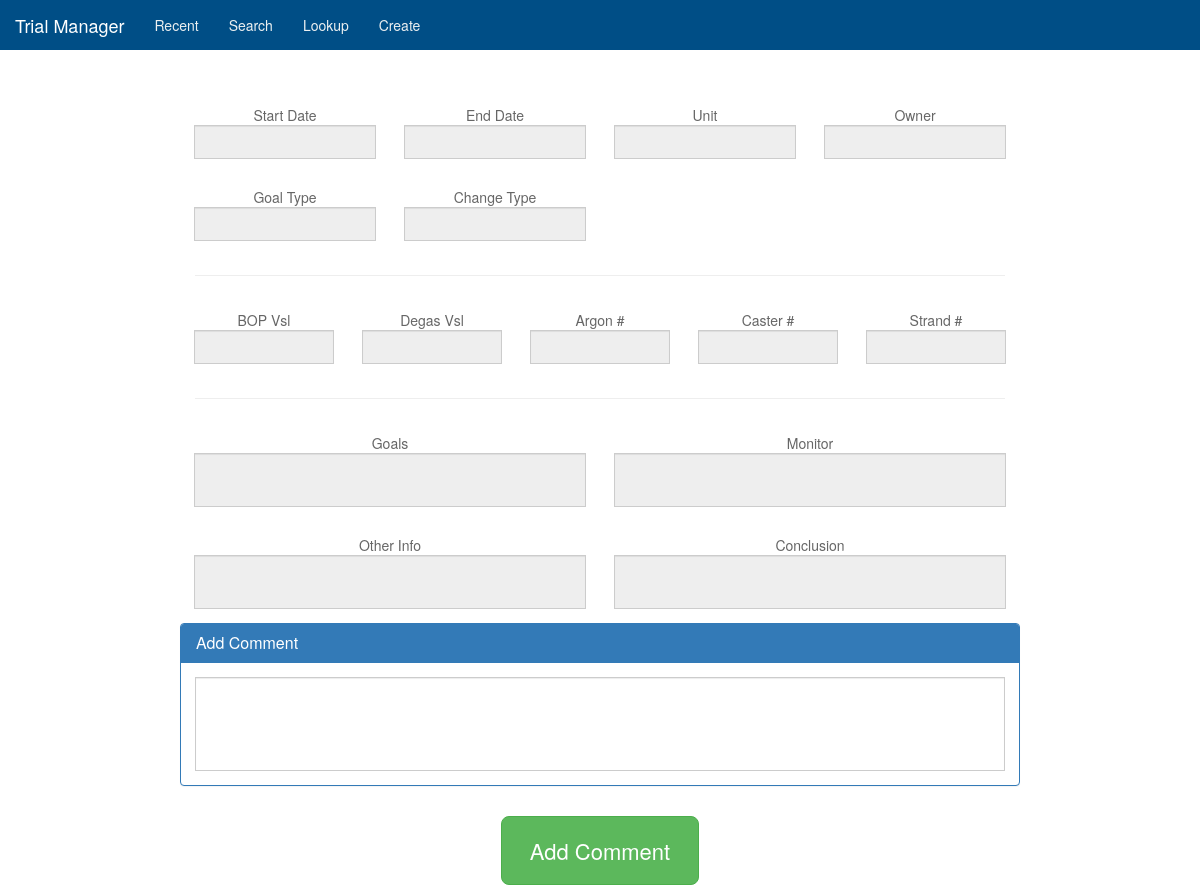
/page/comment/page.php, run on the app's committed database.
### tables this page shows
CREATE TABLE `param_input` (
  `name_id` varchar(100) NOT NULL,
  `html_type` varchar(20) NOT NULL,
  `title` varchar(100) NOT NULL,
  `title_short` varchar(100) DEFAULT NULL,
  `tooltip_info` varchar(200) DEFAULT NULL,
  `tooltip_search` varchar(200) DEFAULT NULL
);

### module/info/dist/c_createInput.php (the view, shortened to what this page needs)
<?php
	function create_input($inputName, $value, $writeType) {
		$server = getenv('server');
		$userWR = getenv('userWR');
		$passWR = getenv('passWR');
		$db = getenv('db');
		$html = '';
		$conn = new mysqli($server, $userWR, $passWR, $db);
		$sql = "
			select html_type, title, title_short, tooltip_info
			from param_input
			where name_id = '" . $inputName . "'
		";
		$result = $conn->query($sql);
		$row = $result->fetch_assoc();
		$html_type = $row["html_type"];
		$title = $row["title"];
		$title_short = $row["title_short"];
		if ($title_short === null) {
			$title_short = $title;
		}
		if ($writeType === 'readonly') {
			if ($html_type === 'textarea') {
				$html .=
					'<span class="elem-title hidden-xs">' . $title . '</span>' .
					'<span class="elem-title visible-xs" style="font-size:0.9em;">' . $title_short . '</span>' .
					'<textarea class="form-control" readonly>' . $value . '</textarea>' .
					'<span></span>';
			} else {
				$html .=
					'<span class="elem-title hidden-xs">' . $title . '</span>' .
					'<span class="elem-title visible-xs" style="font-size:0.9em;">' . $title_short . '</span>' .
					'<input class="form-control" type="text" readonly value="' . $value . '">' .
					'<span></span>';
			}
			return $html;
		}
		return $html;
	}
?>

### page/comment/page.php (shortened to what this page needs)
<!DOCTYPE html>
<html lang="en">
  <head>
    <?php
      create_html_head();
    ?>
  </head>
  <body>
    <?php
      create_nav_bar();
    ?>
    <div class="l-body">
      <?php
        require(SERVER_ROOT . '/module/comment_add/module.php');
        create_info('readonly', $pageType, $seq);
        create_comment_add('write', $pageType);
      ?>
		  <div class="p_comment">
        <div class="c_submitBtn">
          <button type="button" class="btn btn-xlarge btn-success">Add Comment</button>
        </div>
      </div>
    </div>
    <?php
      create_html_foot();
    ?>
  </body>
</html>

### module/html_head/module.php (shortened to what this page needs)
<?php
	function create_html_head() {
?>
<link href="<?php echo WEB_ROOT . "/plugin/bootstrap/css/bootstrap.min.css"; ?>" rel="stylesheet">
<link href="<?php echo WEB_ROOT . "/css/dist/style.min.css"; ?>" rel="stylesheet">
<link rel="stylesheet" media="screen" href="<?php echo WEB_ROOT . "/plugin/handsontable/handsontable.full.css"; ?>">
<?php
	}
?>

### module/nav_bar/module.php (shortened to what this page needs)
<?php
  function create_nav_bar() {
?>
<link rel="stylesheet" media="screen" href="<?php echo WEB_ROOT . "/module/nav_bar/dist/style.css"; ?>">
<nav class="m_nav_bar navbar navbar-inverse navbar-fixed-top">
  <div class="navbar-header">
    <a class="navbar-brand" href="<?php echo WEB_ROOT . "/"; ?>">Trial Manager</a>
  </div>
  <div id="navbar" class="navbar-collapse collapse">
    <ul class="nav navbar-nav">
      <li class="recent"><a href="<?php echo WEB_ROOT . "/recent"; ?>">Recent</a></li>
      <li class="search"><a href="<?php echo WEB_ROOT . "/search"; ?>">Search</a></li>
      <li class="lookup"><a href="<?php echo WEB_ROOT . "/lookup"; ?>">Lookup</a></li>
      <li class="create"><a href="<?php echo WEB_ROOT . "/create"; ?>">Create</a></li>
    </ul>
  </div>
</nav>
<?php
  }
?>

### module/info/module.php (shortened to what this page needs)
<?php
	function create_info($writeType, $pageType, $seq = null) {
		include(SERVER_ROOT . '/module/info/dist/c_createInput.php');
		$server = getenv('server');
		$userWR = getenv('userWR');
		$passWR = getenv('passWR');
		$db = getenv('db');
		if ($seq !== null) {
			$conn = new mysqli($server, $userWR, $passWR, $db);
			if ($conn->connect_error) {
			  die("Connection failed: " . $conn->connect_error);
			}
			if ($pageType === 'trial') {
				$sql = "
					select
						name, start_dt, end_dt, proc_chg_num, twi_num, owner,
						unit, goal_type, change_type, bop_vsl, degas_vsl, argon_station,
						caster_num, strand_num, comment_goal, comment_monitor,
						comment_general, comment_conclusion
					from trial
					where trial_seq = " . $seq . "
					";
			} else if ($pageType === 'group') {
				$sql = "
					select
						name, start_dt, end_dt, owner,
						unit, goal_type, change_type, bop_vsl, degas_vsl, argon_station,
						caster_num, strand_num, comment_goal, comment_monitor,
						comment_general, comment_conclusion
					from trial_group
					where group_seq = " . $seq . "
					";
			}
			$result = $conn->query($sql);
			if ($result->num_rows > 0) {
				$row = $result->fetch_assoc();
				$name = $row["name"];
				$startDate = date_format(date_create($row["start_dt"]), "n/j/Y G:i");
				$endDate = date_format(date_create($row["end_dt"]), "n/j/Y G:i");
				$processChange = $row["proc_chg_num"];
				$twi = $row["twi_num"];
				$owner = $row["owner"];
				$unit = $row["unit"];
				$goalType = $row["goal_type"];
				$changeType = $row["change_type"];
				$bopVsl = $row["bop_vsl"];
				$degasVsl = $row["degas_vsl"];
				$argonNum = $row["argon_station"];
				$casterNum = $row["caster_num"];
				$strandNum = $row["strand_num"];
				$goalText = $row["comment_goal"];
				$monitorText = $row["comment_monitor"];
				$otherInfoText = $row["comment_general"];
				$conclusionText = $row["comment_conclusion"];
			} else {
				$html = '<span class="glyphicon glyphicon-ban-circle" aria-hidden="true" style="font-size:15em;"></span>';
				if ($pageType === 'trial') {
					$html .= "<h1>" . $notFoundMsg . "</h1>";
				} else if ($pageType === 'group') {
					$html .= "<h1>" . $notFoundMsg . "</h1>";
				}
				echo $html;
				return;
			}
		} else {
			$name = "";
			$startDate = "";
			$endDate = "";
			$owner = "";
			$unit = "";
			$goalType = "";
			$changeType = "";
			$bopVsl = "";
			$degasVsl = "";
			$argonNum = "";
			$casterNum = "";
			$strandNum = "";
			$goalText = "";
			$monitorText = "";
			$otherInfoText = "";
			$conclusionText = "";
		}
		$html_name = create_input('name', $name, $writeType);
		$html_startDate = create_input('start_dt', $startDate, $writeType);
		$html_endDate = create_input('end_dt', $endDate, $writeType);
	  $html_unit = create_input('unit', $unit, $writeType);
		$html_owner = create_input('owner', $owner, $writeType);
	  $html_goalType = create_input('goal_type', $goalType, $writeType);
	  $html_changeType = create_input('change_type', $changeType, $writeType);
	  $html_bopVsl = create_input('bop_vsl', $bopVsl, $writeType);
	  $html_degasVsl = create_input('degas_vsl', $degasVsl, $writeType);
	  $html_argonNum = create_input('argon_num', $argonNum, $writeType);
	  $html_casterNum = create_input('caster_num', $casterNum, $writeType);
	  $html_strandNum = create_input('strand_num', $strandNum, $writeType);
	  $html_goalText = create_input('comment_goal', $goalText, $writeType);
	  $html_monitorText = create_input('comment_monitor', $monitorText, $writeType);
	  $html_otherInfoText = create_input('comment_general', $otherInfoText, $writeType);
	  $html_conclusionText = create_input('comment_conclusion', $conclusionText, $writeType);
?>
<link rel="stylesheet" media="screen" href="<?php echo WEB_ROOT . "/module/info/dist/style.min.css"; ?>">
<div class="container noPad-xs">
	<div class="<?php echo $moduleClass; ?>">
		<div class="panel-heading">
	  </div>
	  <div class="container form-inline noPad-xs">
			<div class="row noPad-xs" style="margin:0;">
		  	<div class="col-sm-3 col-xs-6 fullPad-sm halfPad-xs">
				  <div class="startDate input-group required">
			    	<?php echo $html_startDate; ?>
				  </div>
				</div>
			  <div class="col-sm-3 col-xs-6 fullPad-sm halfPad-xs">
				  <div class="endDate input-group required">
			    	<?php echo $html_endDate; ?>
				  </div>
				</div>
			  <div class="col-sm-3 col-xs-4 fullPad-sm halfPad-xs">
				  <div class="unit input-group required">
			    	<?php echo $html_unit; ?>
					</div>
				</div>
			  <div class="col-sm-3 col-xs-4 fullPad-sm halfPad-xs">
				  <div class="owner input-group required">
			    	<?php echo $html_owner; ?>
				  </div>
				</div>
			  <div class="col-sm-3 col-xs-4 fullPad-sm halfPad-xs">
				  <div class="goalType input-group">
			    	<?php echo $html_goalType; ?>
				  </div>
				</div>
			  <div class="col-sm-3 col-xs-4 fullPad-sm halfPad-xs">
				  <div class="changeType input-group">
			    	<?php echo $html_changeType; ?>
				  </div>
				</div>
			</div>
			<div class="col-xs-12"><hr></div>
			<div class="row noPad-xs" style="margin:0;">
				<div class="col15-sm-3 col15-xs-3 fullPad-sm halfPad-xs">
					<div class="bopVsl input-group">
			    	<?php echo $html_bopVsl; ?>
				  </div>
				</div>
				<div class="col15-sm-3 col15-xs-3 fullPad-sm halfPad-xs">
				  <div class="degasVsl input-group">
			    	<?php echo $html_degasVsl; ?>
				  </div>
				</div>
				<div class="col15-sm-3 col15-xs-3 fullPad-sm halfPad-xs">
				  <div class="argonNum input-group">
			    	<?php echo $html_argonNum; ?>
					</div>
				</div>
				<div class="col15-sm-3 col15-xs-3 fullPad-sm halfPad-xs">
				  <div class="casterNum input-group">
			    	<?php echo $html_casterNum; ?>
					</div>
				</div>
				<div class="col15-sm-3 col15-xs-3 fullPad-sm halfPad-xs">
				  <div class="strandNum input-group">
			    	<?php echo $html_strandNum; ?>
				  </div>
				</div>
			</div>
				<div class="col-xs-12"><hr></div>
			<div class="row noPad-xs" style="margin:0;">
        <div class="col-sm-6 col-xs-12 fullPad-sm halfPad-xs">
          <div class="goalText input-group">
            <?php echo $html_goalText; ?>
          </div>
        </div>
        <div class="col-sm-6 col-xs-12 fullPad-sm halfPad-xs">
          <div class="monitorText input-group">
            <?php echo $html_monitorText; ?>
          </div>
        </div>
      </div>
      <div class="row noPad-xs" style="margin:0;">
        <div class="col-sm-6 col-xs-12 fullPad-sm halfPad-xs">
          <div class="otherInfoText input-group">
            <?php echo $html_otherInfoText; ?>
          </div>
        </div>
        <div class="col-sm-6 col-xs-12 fullPad-sm halfPad-xs">
          <div class="conclusionText input-group">
            <?php echo $html_conclusionText; ?>
          </div>
        </div>
			</div>
		</div>
	</div>
</div>
<?php
	}
?>

### module/comment_add/module.php (shortened to what this page needs)
<?php
	function create_comment_add($writeType, $pageType) {
?>
<link rel="stylesheet" media="screen" href="<?php echo WEB_ROOT . "/module/comment_add/dist/style.css"; ?>">
<div class="m_comment_add panel panel-primary">
	<div class="panel-heading">
    <h3 class="panel-title">
    	Add Comment
    	<span class="description"></span>
    </h3>
  </div>
	<div class="content container form-inline noPad-xs">
		<div class="col-xs-12 fullPad-sm halfPad-xs">
			<div class="comment input-group">
			  <textarea rows="4" class="form-control"></textarea>
			</div>
		</div>
	</div>
</div>
<?php
	}
?>

### module/html_foot/module.php (shortened to what this page needs)
<?php
	function create_html_foot() {
?>
<link rel="stylesheet" media="screen" href="<?php echo WEB_ROOT . "/plugin/bootstrap3-dialog/css/bootstrap-dialog.min.css"; ?>">
<?php
	}
?>

### data on the page
param_input: title "Start Date"
param_input: title "End Date"
param_input: title "Unit"
param_input: title "Owner"
param_input: title "Goal Type"
param_input: title "Change Type"
param_input: title "BOP Vsl"
param_input: title "Degas Vsl"
param_input: title "Argon #"
param_input: title "Caster #"
param_input: title "Strand #"
param_input: title "Goals"
param_input: title "Monitor"
param_input: title "Other Info"
param_input: title "Conclusion"
